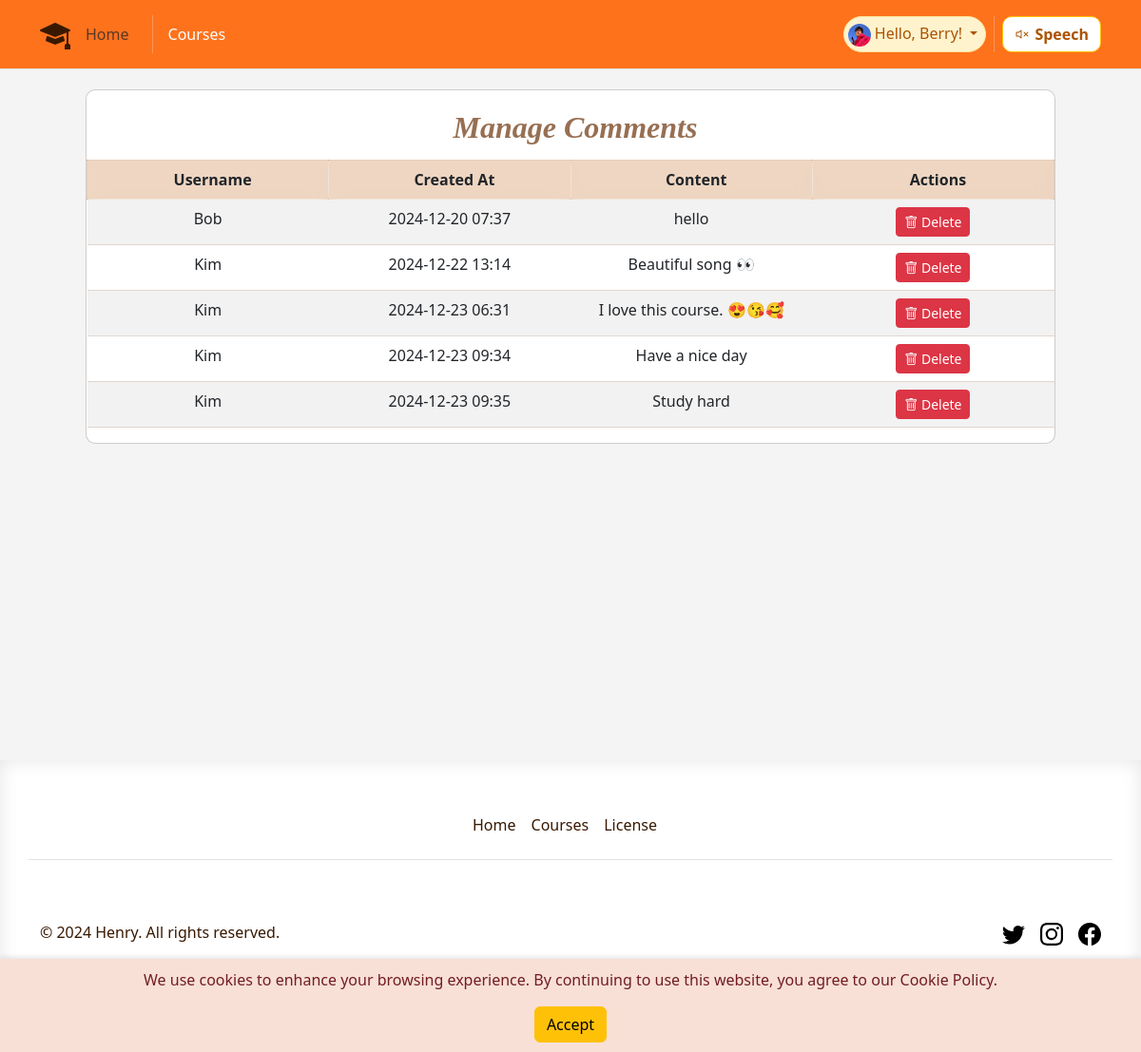
The app's page /comments/3 (signed in) with its own data.
### app/models.py (models this page shows, shortened)
class User(UserMixin, db.Model):
    id = db.Column(db.Integer, primary_key=True)
    username = db.Column(db.String(64), unique=True, nullable=False)
    email = db.Column(db.String(120), unique=True, nullable=False)
    password_hash = db.Column(db.String(128))
    joined_at = db.Column(db.DateTime, default=datetime.utcnow)
    role = db.Column(db.String(64), default='student')
    favorited_courses = db.relationship('Course',
                                        secondary=favorites,
                                        lazy='dynamic',
                                        backref=db.backref('favorited_by',
                                                           lazy='dynamic'))

class Comment(db.Model):
    id = db.Column(db.Integer, primary_key=True)
    content = db.Column(db.Text, nullable=False)
    created_at = db.Column(db.DateTime, default=datetime.utcnow)
    user_id = db.Column(db.Integer, db.ForeignKey('user.id'), nullable=False)
    course_id = db.Column(
        db.Integer, db.ForeignKey('course.id'), nullable=True)
    user = db.relationship('User', backref=db.backref('comments', lazy=True))

### app/routes.py (the view)
@main.route('/comments/<int:course_id>', methods=['GET'])
def course_comments(course_id):
    current_app.logger.info(
        f'Entering course_comments for course_id: {course_id}')
    course = Course.query.get_or_404(course_id)
    comments = Comment.query.filter_by(course_id=course.id).all()
    current_app.logger.info('Exiting course_comments')
    return render_template('course_comments.html', course=course,
                           comments=comments)

### app/models.py (called while the page is built)
@login_manager.user_loader
def load_user(id):
    return User.query.get(int(id))

### app/templates/course_comments.html (shortened to what this page needs)
{% extends 'base.html' %}
{% block content %}
<div class="mt-4 comment-box manager-comment-box">
    <div class="comment-tittle text-center">Manage Comments</div>
    {%if comments%}
    <table class="table table-striped">
        <thead>
            <tr>
                <th class="manager-comment">Username</th>
                <th class="manager-comment">Created At</th>
                <th class="manager-comment">Content</th>
                <th class="manager-comment">Actions</th>
            </tr>
        </thead>
        <tbody>
            {% for comment in comments %}
            <tr class="text-center">
                <td>{{ comment.user.username }}</td>
                <td>{{ comment.created_at.strftime('%Y-%m-%d %H:%M') }}</td>
                <td>{{ comment.content }}</td>
                <td>
                    <form action="{{ url_for('main.delete_comment', comment_id=comment.id) }}" method="POST"
                        style="display:inline;">
                        <button type="submit" class="btn btn-danger btn-sm"
                            onclick="return confirm('Are you sure you want to delete this comment?');">
                            <i class="bi bi-trash"></i> Delete
                        </button>
                    </form>
                </td>
            </tr>
            {% endfor %}
        </tbody>
    </table>
    {% else %}
    <div class="text-center no-comments">No comments</div>
    {% endif %}
</div>
{% endblock %}

### app/templates/base.html (shortened to what this page needs)
<!DOCTYPE html>
<html lang="en">
<head>
    <link rel="stylesheet" href="{{ url_for('static', filename='bootstrap/css/bootstrap.min.css') }}">
    <link rel="stylesheet" href="{{ url_for('static', filename='css/style.css') }}">
    <link rel="stylesheet" href="https://cdn.jsdelivr.net/npm/bootstrap-icons@1.10.0/font/bootstrap-icons.css">
</head>
<body onload=getD1()>
    <header class="p-3 mb-3 border-bottom fixed-top  ">
        <div class="container">
            <div class="d-flex flex-wrap align-items-center justify-content-center justify-content-lg-start">
                <div class="d-flex align-items-center mb-2 mb-lg-0 link-body-emphasis">
                    <i class="bi bi-mortarboard-fill logo" role="img"></i>
                </div>
                <ul class="nav col-12 col-lg-auto me-lg-auto mb-2 justify-content-center mb-md-0">
                    <li>
                        <a class="nav-link active text-muted" aria-current="page"
                            href="{{ url_for('main.index') }}">Home</a>
                    </li>
                    <li class="nav-item">
                    </li>
                    <li><a class="nav-link px-2 link-body-emphasis" href="{{ url_for('main.courses') }}">Courses</a>
                    </li>
                </ul>
                <div class="text-end d-flex ">
                    {% if current_user.is_authenticated %}
                    <div
                        class="dropdown text-endbadge d-flex align-items-center p-1 pe-2 text-warning-emphasis bg-warning-subtle border border-warning-subtle rounded-pill nav-drop">
                        <a href="#" class="d-block link-body-emphasis text-decoration-none dropdown-toggle"
                            data-bs-toggle="dropdown" aria-expanded="false">
                            <img class="rounded-circle me-1" width="24" height="24"
                                src="{{url_for('static', filename= 'image/user.jpg')}}" alt="">Hello, {{
                            current_user.username
                            }}!
                        </a>
                    </div>
                    {% else %}
                    <a class="nav log-button" href="{{ url_for('main.login_register') }}">Login</a>
                    {% endif %}
                    <li class="nav-item">
                    </li>
                    <div class=" text-end ">
                        <button id="readPage" class="btn btn-warning read-button">
                            <i id="speakerIcon" class="bi bi-volume-mute"></i>Speech
                        </button>
                    </div>
                </div>
            </div>
        </div>
    </header>
    <div id="cookie-warning" class="cookie-warning">
        <p>We use cookies to enhance your browsing experience. By continuing to use this website, you agree to our
            Cookie
            Policy.</p>
        <button id="accept-cookie" class="btn btn-warning">Accept</button>
    </div>
    <div class="main-box main-color ">
        {% block content %}{% endblock %}
    </div>
    <button onclick="topFunction()" id="movetop" title="Go to top" class="top_bottom">
    </button>
    <div class="footer-colour theme-font">
        <div class="container ">
            <footer class="py-5">
                <div class="row ">
                    <ul class="nav justify-content-center border-bottom pb-3 mb-3">
                        <li class="nav-item"><a href="{{ url_for('main.index') }}"
                                class="nav-link px-2 text-body-secondary">Home</a></li>
                        <li class="nav-item"><a href="{{ url_for('main.courses') }}"
                                class="nav-link px-2 text-body-secondary">Courses</a></li>
                        <li class="nav-item"><a href="https://www.cac.gov.cn/2017-06/01/c_1121068451.htm"
                                class="nav-link px-2 text-body-secondary" target="_blank">License</a></li>
                    </ul>
                </div>
                <div class="d-flex flex-column flex-sm-row justify-content-between py-4 my-4 ">
                    <p>&copy; 2024 Henry. All rights reserved.</p>
                    <ul class="list-unstyled d-flex">
                        <li class="ms-3 "><a class="link-body-emphasis" href="https://x.com/?lang=zh"
                                aria-label="Twitter" target="_blank"><svg class="bi" width="24" height="24">
                                    <use xlink:href="#twitter" />
                                </svg></a></li>
                        <li class="ms-3"><a class="link-body-emphasis" href="https://www.instagram.com"
                                aria-label="Instagram" target="_blank"><svg class="bi" width="24" height="24">
                                    <use xlink:href="#instagram" />
                                </svg></a></li>
                        <li class="ms-3"><a class="link-body-emphasis"
                                href="https://www.facebook.com/login/?next=https%3A%2F%2Fwww.facebook.com%2F%3Flocale%3Dzh_CN"
                                aria-label="Facebook" target="_blank"><svg class="bi" width="24" height="24">
                                    <use xlink:href="#facebook" />
                                </svg></a></li>
                    </ul>
                </div>
            </footer>
        </div>
    </div>
</body>
</html>

### app/static/css/style.css (style rules this page uses)
* { margin: 0; padding: 0; text-decoration: none !important; list-style: none; }
a { color: rgb(109, 63, 2); text-decoration: none; cursor: pointer; }
.theme-font { color: rgb(56, 25, 0); }
.main-color { background-color: rgba(0, 0, 0, 0.043); }
.cookie-warning { position: fixed; bottom: 0; width: 100%; background-color: #f8e0d7; color: #721c24; text-align: center; padding: 10px; box-shadow: 0 -2px 5px rgba(0, 0, 0, 0.1); z-index: 1000; }
.logo { font-size: 2rem; line-height: 100%; color: rgb(56, 25, 0); }
header { background-color: rgba(255, 98, 0, 0.885) !important; }
header a { color: white !important; }
.nav-drop a { color: rgb(172, 83, 0) !important; }
.fixed-top { position: fixed; top: 0; right: 0; left: 0; z-index: 1030; }
.read-button { font-weight: bold; border-radius: 10px; background-color: #ffffff; color: rgb(172, 83, 0); }
.read-button i { font-weight: bold; padding-right: 5px; font-size: 100%; color: rgb(172, 83, 0); }
.main-box { padding-top: 70px; min-height: 100vh; }
.table { border-color: #a98a7358; }
.top_bottom { width: 40px; height: 40px; background: rgba(255, 106, 0, 0.778); font-size: 2rem; line-height: 30px; text-align: center; color: rgb(255, 255, 255); position: fixed; bottom: 50px; right: 50px; border: #00ae3a00 2px solid; border-radius: 50%; }
.footer-colour { border-top: #03ffbc; box-shadow: inset 0 0 20px rgba(0, 0, 0, 0.1); }
.footer-colour a { color: rgb(56, 25, 0) !important; }
.comment-box { padding-top: 15px; background-color: #ecdea7a9; width: 100%; outline: none; text-indent: 10px; border: 1.5px solid rgba(88, 75, 64, 0.281); background-color: rgb(255, 255, 255); border-radius: 10px; backdrop-filter: blur(10px); }
.comment-tittle { font-size: 2rem; font-weight: 800; font-style: italic; margin-bottom: 10px; font-family: cursive; color: #682f04b0; }
.manager-comment-box { width: 85%; justify-content: center; align-items: center; margin: 0 auto; }
.manager-comment { padding-top: 15px; background-color: #e3bc9c9c !important; width: 25%; outline: none; text-indent: 10px; border: 1.5px solid rgba(170, 84, 9, 0.281); backdrop-filter: blur(10px); padding-bottom: 10px; text-align: center; }

### records on screen
User: username "Berry"
Comment: user.username "Bob", created_at "2024-12-20 07:37", content "hello"
Comment: user.username "Kim", created_at "2024-12-22 13:14", content "Beautiful song 👀"
Comment: user.username "Kim", created_at "2024-12-23 06:31", content "I love this course. 😍😘🥰"
Comment: user.username "Kim", created_at "2024-12-23 09:34", content "Have a nice day"
Comment: user.username "Kim", created_at "2024-12-23 09:35", content "Study hard"
